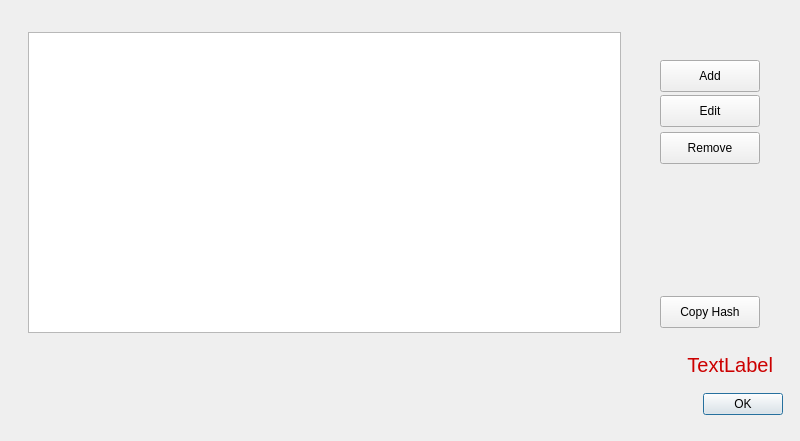
<?xml version="1.0" encoding="UTF-8"?>
<ui version="4.0">
 <class>ManageDrivesDialog</class>
 <widget class="QDialog" name="ManageDrivesDialog">
  <property name="geometry">
   <rect>
    <x>0</x>
    <y>0</y>
    <width>800</width>
    <height>441</height>
   </rect>
  </property>
  <property name="windowTitle">
   <string>Dialog</string>
  </property>
  <widget class="QDialogButtonBox" name="buttonBox">
   <property name="geometry">
    <rect>
     <x>10</x>
     <y>388</y>
     <width>773</width>
     <height>32</height>
    </rect>
   </property>
   <property name="orientation">
    <enum>Qt::Horizontal</enum>
   </property>
   <property name="standardButtons">
    <set>QDialogButtonBox::Ok</set>
   </property>
  </widget>
  <widget class="QLabel" name="m_errorText">
   <property name="geometry">
    <rect>
     <x>64</x>
     <y>352</y>
     <width>709</width>
     <height>25</height>
    </rect>
   </property>
   <property name="font">
    <font>
     <pointsize>15</pointsize>
    </font>
   </property>
   <property name="styleSheet">
    <string notr="true">color : #cc0000</string>
   </property>
   <property name="text">
    <string>TextLabel</string>
   </property>
   <property name="alignment">
    <set>Qt::AlignRight|Qt::AlignTrailing|Qt::AlignVCenter</set>
   </property>
  </widget>
  <widget class="QPushButton" name="m_addBtn">
   <property name="geometry">
    <rect>
     <x>660</x>
     <y>60</y>
     <width>100</width>
     <height>32</height>
    </rect>
   </property>
   <property name="text">
    <string>Add</string>
   </property>
  </widget>
  <widget class="QPushButton" name="m_removeBtn">
   <property name="geometry">
    <rect>
     <x>660</x>
     <y>132</y>
     <width>100</width>
     <height>32</height>
    </rect>
   </property>
   <property name="text">
    <string>Remove</string>
   </property>
  </widget>
  <widget class="QPushButton" name="m_editBtn">
   <property name="geometry">
    <rect>
     <x>660</x>
     <y>95</y>
     <width>100</width>
     <height>32</height>
    </rect>
   </property>
   <property name="text">
    <string>Edit</string>
   </property>
  </widget>
  <widget class="QTableWidget" name="m_table">
   <property name="geometry">
    <rect>
     <x>28</x>
     <y>32</y>
     <width>593</width>
     <height>301</height>
    </rect>
   </property>
  </widget>
  <widget class="QPushButton" name="m_copyHashBtn">
   <property name="geometry">
    <rect>
     <x>660</x>
     <y>296</y>
     <width>100</width>
     <height>32</height>
    </rect>
   </property>
   <property name="text">
    <string>Copy Hash</string>
   </property>
  </widget>
 </widget>
 <resources/>
 <connections>
  <connection>
   <sender>buttonBox</sender>
   <signal>accepted()</signal>
   <receiver>ManageDrivesDialog</receiver>
   <slot>accept()</slot>
   <hints>
    <hint type="sourcelabel">
     <x>248</x>
     <y>254</y>
    </hint>
    <hint type="destinationlabel">
     <x>157</x>
     <y>274</y>
    </hint>
   </hints>
  </connection>
  <connection>
   <sender>buttonBox</sender>
   <signal>rejected()</signal>
   <receiver>ManageDrivesDialog</receiver>
   <slot>reject()</slot>
   <hints>
    <hint type="sourcelabel">
     <x>316</x>
     <y>260</y>
    </hint>
    <hint type="destinationlabel">
     <x>286</x>
     <y>274</y>
    </hint>
   </hints>
  </connection>
 </connections>
</ui>
